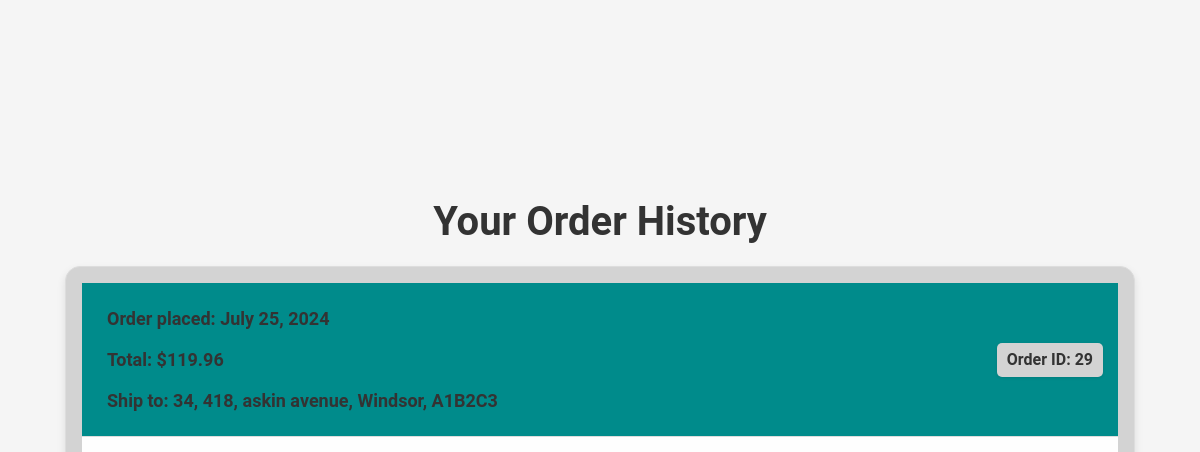
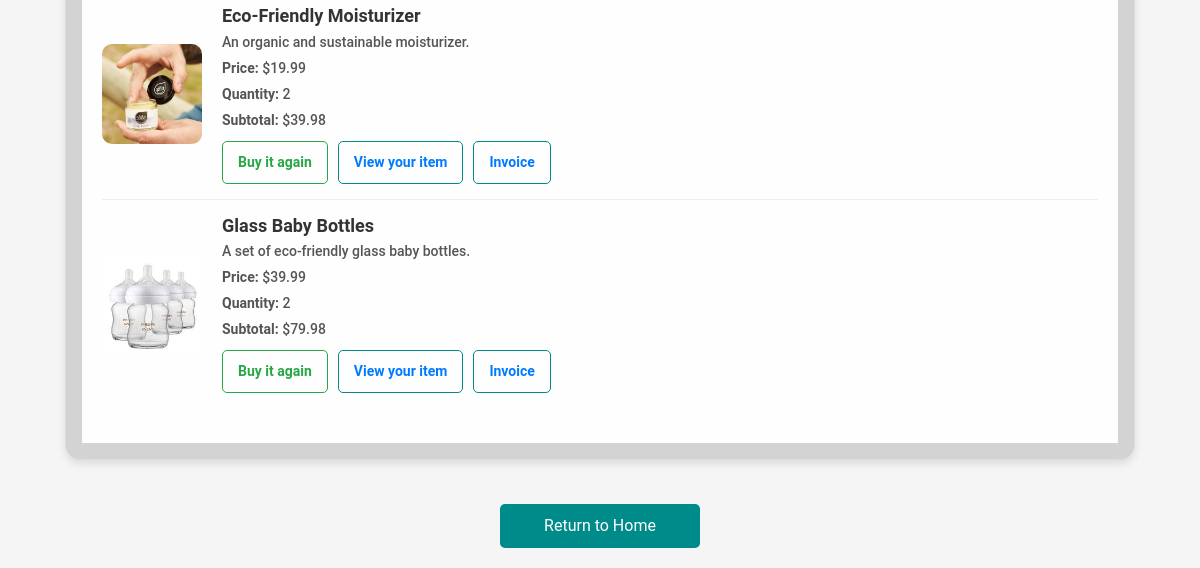
Before: /order_history/ (signed in) with the older database file (2 pictures, top to bottom).
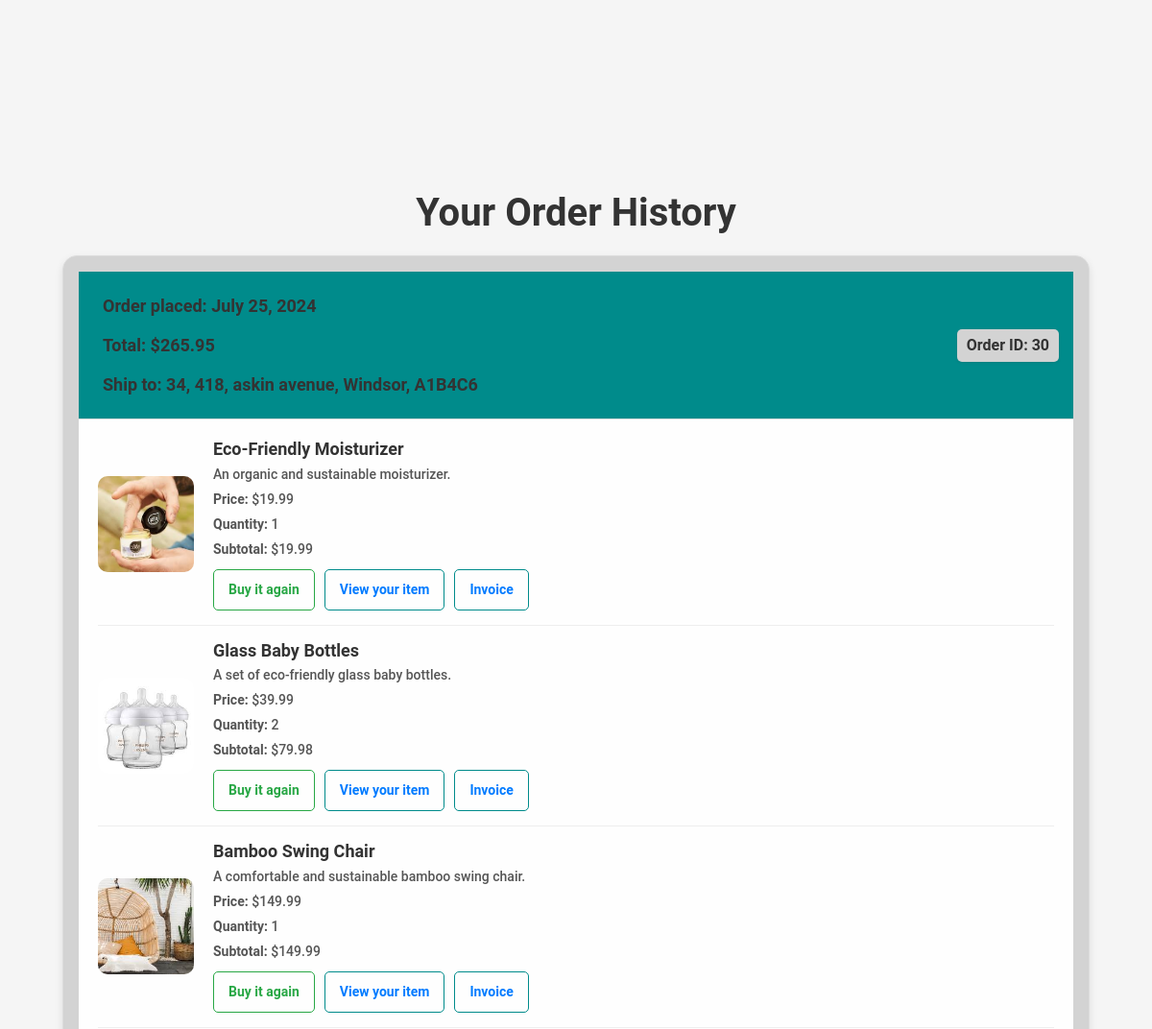
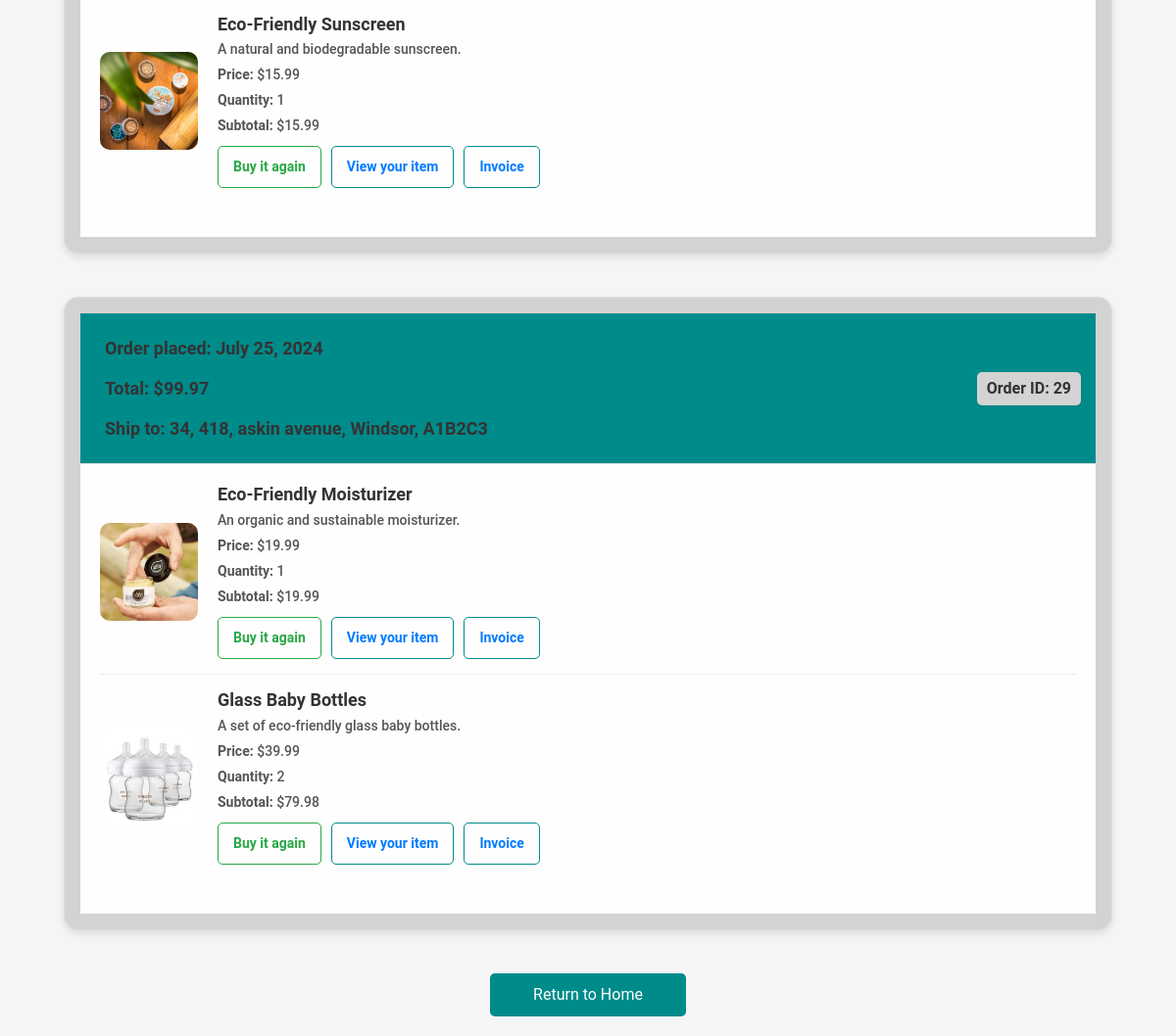
After: the same page with the newer database file (2 pictures, top to bottom).
### marketplace/models.py (models this page shows, shortened)
class Order(models.Model):
    user = models.ForeignKey(User, on_delete=models.CASCADE)
    items = models.ManyToManyField(CartItem)
    ordered_at = models.DateTimeField(auto_now_add=True)
    billing_address = models.CharField(max_length=255)
    shipping_address = models.CharField(max_length=255)
    product_name = models.CharField(max_length=255, default='default_product_name')
    def get_total_price(self):
        return sum(item.total_price for item in self.items.all())

class CartItem(models.Model):
    user = models.ForeignKey(User, on_delete=models.CASCADE)
    product = models.ForeignKey(Product, on_delete=models.CASCADE)
    quantity = models.PositiveIntegerField(default=1)
    added_at = models.DateTimeField(auto_now_add=True)
    is_favorite = models.BooleanField(default=False)
    computed_reward_points = models.DecimalField(max_digits=5, decimal_places=2, default=0)
    @property
    def total_price(self):
        return self.product.price * self.quantity

class Product(models.Model):
    name = models.CharField(max_length=200)
    description = models.TextField()
    price = models.DecimalField(max_digits=10, decimal_places=2)
    image = models.ImageField(upload_to=get_upload_path)
    category = models.ForeignKey(Category, on_delete=models.CASCADE)
    carbon_emission = models.PositiveIntegerField(help_text="Carbon emission reduction percentage")
    environmental_impact = models.TextField()
    created_at = models.DateTimeField(auto_now_add=True)
    quantity = models.PositiveIntegerField(default=1)
    reward_points = models.DecimalField(max_digits=2, decimal_places=2, default=0)

### marketplace/views.py (the view)
# urls.py: path('order_history/', order_history, name='order_history'),
@login_required
def order_history(request):
    orders = Order.objects.filter(user=request.user).order_by('-id')
    print("hello")
    for order in orders:
        print(order.items)
        for item in order.items.all():
            print(item.id)
            print(f"Order: {order.id}, Item: {item.product.name}, Quantity: {item.quantity}, Price: {item.product.price}, Image URL: {item.product.image.url}")  # Detailed debug statement
    return render(request, 'marketplace/order_history.html', {'orders': orders})

### marketplace/templates/marketplace/order_history.html (shortened to what this page needs)
<!DOCTYPE html>
<html lang="en">
<head>
    {% load static %}
    <link rel="stylesheet" href="{% static 'styles.css' %}">
    <link rel="stylesheet" href="https://stackpath.bootstrapcdn.com/bootstrap/4.5.2/css/bootstrap.min.css">
</head>
<body>
<main class="order-history-main">
    <div class="container mt-5">
        <h2>Your Order History</h2>
        {% if orders %}
            <div class="order-list">
                {% for order in orders %}
                    <div class="order-card mb-4 p-3">
                        <div class="order-card-header">
                            <div>
                                <span class="order-date">Order placed: {{ order.ordered_at|date:"F j, Y" }}</span>
                                <span class="order-total">Total: ${{ order.get_total_price }}</span>
                                <span class="order-ship-to">Ship to: {{ order.shipping_address }}</span>
                            </div>
                            <div>
                                <span class="order-id">Order ID: {{ order.id }}</span>
                            </div>
                        </div>
                        <div class="order-card-body">
                            {% for item in order.items.all %}
                                <div class="order-item">
                                    <div class="order-item-image">
                                        <img src="{{ item.product.image.url }}" alt="{{ item.product.name }}">
                                    </div>
                                    <div class="order-item-details">
                                        <h5>{{ item.product.name }}</h5>
                                        <p>{{ item.product.description }}</p>
                                        <p><strong>Price:</strong> ${{ item.product.price }}</p>
                                        <p><strong>Quantity:</strong> {{ item.quantity }}</p>
                                        <p><strong>Subtotal:</strong> ${{ item.total_price }}</p>
                                        <div class="order-item-buttons">
                                            <a href="{% url 'product_showcase' %}" class="btn btn-outline-primary">Buy it again</a>
                                            <button type="button" class="btn btn-outline-secondary view-item-btn" data-item-id="{{ item.id }}">View your item</button>
                                            <a href="{% url 'generate_invoice' order.id %}" class="btn btn-outline-secondary">Invoice</a>
                                        </div>
                                    </div>
                                </div>
                            {% endfor %}
                        </div>
                    </div>
                {% endfor %}
            </div>
        {% else %}
            <p>You have no past orders.</p>
            {% endif %}
            <a href="{% url 'home' %}" class="back-to-home">Return to Home</a>
        </div>
    </main>
</body>
</html>

### static/styles.css (style rules this page uses)
body { font-family: Arial, sans-serif; margin: 0; padding: 0; background-color: lavenderblush; display: flex; flex-direction: column; min-height: 100vh; margin: 0; }
main { flex: 1; padding: 20px; }
.container { width: 100%; margin: 0 auto; padding: 0 1rem; box-sizing: border-box; padding-top: 150px; }
*, *::before, *::after { margin: 0; padding: 0; box-sizing: border-box; }

### marketplace/templates/marketplace/order_history.html (style rules this page uses)
body { display: flex; flex-direction: column; min-height: 100vh; font-family: 'Roboto', sans-serif; background-color: wheat; }
main { padding: 0px 0; background-color: #f8f9fa; flex: 1; margin-top: 0px; animation: fadeIn 1s ease-in-out; background-color: whitesmoke; }
.order-list { display: flex; flex-direction: column; gap: 20px; padding: 0 20px; }
h2 { text-align: center; margin-bottom: 20px; font-size: 2.5rem; color: #333; font-weight: 700; position: relative; animation: slideIn 0.8s ease-in-out; }
.order-card { border: 1px solid #ddd; border-radius: 15px; background-color:lightgrey; box-shadow: 0 4px 8px rgba(0, 0, 0, 0.1); overflow: hidden; transition: transform 0.3s ease, box-shadow 0.3s ease; }
.order-card-header { display: flex; justify-content: space-between; align-items: center; background-color: darkcyan; padding: 15px; color: white; border-bottom: 1px solid #ddd; transition: background-color 0.3s ease; }
.order-card-header div { display: flex; flex-direction: column; }
.order-date, .order-total, .order-ship-to { margin: 2px 0; font-size: 18px; font-weight: 600; color: #333; padding: 5px 10px; }
.order-id { margin: 2px 0; font-size: 16px; font-weight: 600; color: #333; padding: 5px 10px; border-radius: 5px; background: lightgrey; box-shadow: 0 1px 3px rgba(0, 0, 0, 0.1); transition: background 0.3s ease, color 0.3s ease; }
.order-card-body { padding: 20px; background-color: #fefefe; transition: background-color 0.3s ease; }
.order-item { display: flex; align-items: center; margin-bottom: 15px; padding-bottom: 15px; border-bottom: 1px solid #eee; transition: border-color 0.3s ease; }
.order-item:last-child { border-bottom: none; }
.order-item-image img { width: 100px; height: 100px; object-fit: cover; border-radius: 10px; margin-right: 20px; transition: transform 0.3s ease; }
.order-item-details { flex-grow: 1; }
.order-item-details h5 { margin-bottom: 5px; font-size: 18px; color: #333; font-weight: 700; transition: color 0.3s ease; }
.order-item-details p { margin-bottom: 5px; font-size: 14px; color: #555; font-weight: 500; transition: color 0.3s ease; }
.order-item-buttons { display: flex; gap: 10px; margin-top: 10px; }
.order-item-buttons .btn { padding: 10px 15px; font-size: 14px; border-radius: 5px; transition: background-color 0.3s ease, color 0.3s ease; font-weight: bold; position: relative; overflow: hidden; z-index: 1; }
.order-item-buttons .btn::before { content: ''; position: absolute; top: 0; left: -100%; width: 100%; height: 100%; background: rgba(0, 0, 0, 0.1); transition: left 0.3s ease; z-index: -1; }
.order-item-buttons .btn-outline-primary { border-color: #28a745; color: #28a745; }
.order-item-buttons .btn-outline-secondary { border-color:darkcyan; color: #007bff; }
.back-to-home { display: block; width: 200px; margin: 20px auto; text-align: center; padding: 10px 20px; background-color: darkcyan; color: white; border-radius: 5px; text-decoration: none; transition: background-color 0.3s ease; }

Changed rows visible on the page:
added Order: ordered_at "July 25, 2024", get_total_price "265.95", shipping_address "34, 418, askin avenue, Windsor, A1B4C6", id "30", CartItem (product.image (picture), product.name "Eco-Friendly Moisturizer", product.description "An organic and sustainable moisturizer.", product.price "19.99", quantity "1", total_price "19.99"), CartItem (product.image (picture), product.name "Glass Baby Bottles", product.description "A set of eco-friendly glass baby bottles.", product.price "39.99", quantity "2", total_price "79.98")
changed CartItem "Eco-Friendly Moisturizer": quantity "2" → "1"; total_price "39.98" → "19.99"
now on this page (row unchanged): CartItem: product.image (picture), product.name "Bamboo Swing Chair", product.description "A comfortable and sustainable bamboo swing chair.", product.price "149.99", quantity "1", total_price "149.99", shown under "July 25, 2024"
added CartItem: product.image (picture), product.name "Eco-Friendly Sunscreen", product.description "A natural and biodegradable sunscreen.", product.price "15.99", quantity "1", total_price "15.99", shown under "July 25, 2024"
changed through a linked row, Order "34, 418, askin avenue, Windsor, A1B2C3": get_total_price "119.96" → "99.97"
